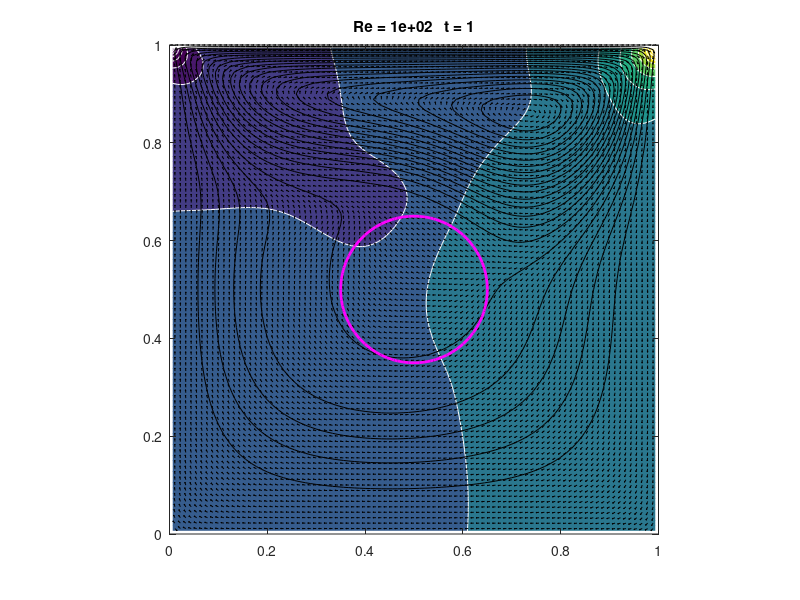

The MATLAB source for this figure:
function mit18086_navierstokes_MovingObs
%MIT18086_NAVIERSTOKES
%    Solves the incompressible Navier-Stokes equations in a
%    rectangular domain with prescribed velocities along the
%    boundary. The solution method is finite differencing on
%    a staggered grid with implicit diffusion and a Chorin
%    projection method for the pressure.
%    Visualization is done by a colormap-isoline plot for
%    pressure and normalized quiver and streamline plot for
%    the velocity field.
%    The standard setup solves a lid driven cavity problem.

% 07/2007 by Benjamin Seibold
%            http://www-math.mit.edu/~seibold/
% Feel free to modify for teaching and learning.
%-----------------------------------------------------------------------
Re = 1e2;     % Reynolds number
dt = 2e-3;    % time step
tf = 1;    % final time
lx = 1;       % width of box
ly = 1;       % height of box
nx = 90;      % number of x-gridpoints
ny = 90;      % number of y-gridpoints
obstacle='circle';  % 'circle'
xObs = 0.5; yObs = 0.5;   % Obstacle position
eta = 10^(-3);
nsteps = 10;  % number of steps with graphic output
%-----------------------------------------------------------------------
nt = ceil(tf/dt); dt = tf/nt;
x = linspace(0,lx,nx+1); hx = lx/nx;
y = linspace(0,ly,ny+1); hy = ly/ny;
[X,Y] = meshgrid(y,x);
%-----------------------------------------------------------------------
% initial conditions
U = zeros(nx-1,ny); V = zeros(nx,ny-1);
% boundary conditions
uN = x*0+1;    vN = avg(x)*0;
uS = x*0;      vS = avg(x)*0;
uW = avg(y)*0; vW = y*0;
uE = avg(y)*0; vE = y*0;
%-----------------------------------------------------------------------

Ubc = dt/Re*([2*uS(2:end-1)' zeros(nx-1,ny-2) 2*uN(2:end-1)']/hx^2+...
      [uW;zeros(nx-3,ny);uE]/hy^2);
Vbc = dt/Re*([vS' zeros(nx,ny-3) vN']/hx^2+...
      [2*vW(2:end-1);zeros(nx-2,ny-1);2*vE(2:end-1)]/hy^2);

fprintf('initialization')
Lp = kron(speye(ny),K1(nx,hx,1))+kron(K1(ny,hy,1),speye(nx));
Lp(1,1) = 3/2*Lp(1,1);
perp = symamd(Lp); Rp = chol(Lp(perp,perp)); Rpt = Rp';
Lu = speye((nx-1)*ny)+dt/Re*(kron(speye(ny),K1(nx-1,hx,2))+...
     kron(K1(ny,hy,3),speye(nx-1)));
peru = symamd(Lu); Ru = chol(Lu(peru,peru)); Rut = Ru';
Lv = speye(nx*(ny-1))+dt/Re*(kron(speye(ny-1),K1(nx,hx,3))+...
     kron(K1(ny-1,hy,2),speye(nx)));
perv = symamd(Lv); Rv = chol(Lv(perv,perv)); Rvt = Rv';
Lq = kron(speye(ny-1),K1(nx-1,hx,2))+kron(K1(ny-1,hy,2),speye(nx-1));
perq = symamd(Lq); Rq = chol(Lq(perq,perq)); Rqt = Rq';

fprintf(', time loop\n--20%%--40%%--60%%--80%%-100%%\n')
figure;
for k = 1:nt
    % Define Obstacle with time-dependent position
    xObsT = xObs + 0.25*sin(k*2*pi/nt);
    yObsT = yObs;
    %yObsT = xObs + 0.25*cos(k*2*pi/nt);
    switch lower(obstacle)
        case {'circle'}
            % Create level set function for circle, calculate its value on the
            % domain
            circ = @(x, y) sqrt(x.^2 + y.^2);
            phi = @(x, y) circ(x-xObsT, y-yObsT) - 0.15;
            phip = phi(X, Y);
       
            % Smoothed Indicator Function, calculate its value on the domain
            sig = 1*10^(-1);
            gauss = @(x, y, sig) exp(-(x.^2 + y.^2)./(sig.^2)); % gaussian centered at 0
            indFunc = gauss(mod(X, lx)-yObsT, mod(Y, ly)-xObsT, sig);
       
        otherwise
            disp('Unknown obstacle type !!!');
            return
    end
    
   % treat nonlinear terms
   gamma = min(1.2*dt*max(max(max(abs(U)))/hx,max(max(abs(V)))/hy),1);
   Ue = [uW;U;uE]; Ue = [2*uS'-Ue(:,1) Ue 2*uN'-Ue(:,end)];
   Ve = [vS' V vN']; Ve = [2*vW-Ve(1,:);Ve;2*vE-Ve(end,:)];
   Ua = avg(Ue')'; Ud = diff(Ue')'/2;
   Va = avg(Ve);   Vd = diff(Ve)/2;
   UVx = diff(Ua.*Va-gamma*abs(Ua).*Vd)/hx;
   UVy = diff((Ua.*Va-gamma*Ud.*abs(Va))')'/hy;
   Ua = avg(Ue(:,2:end-1));   Ud = diff(Ue(:,2:end-1))/2;
   Va = avg(Ve(2:end-1,:)')'; Vd = diff(Ve(2:end-1,:)')'/2;
   U2x = diff(Ua.^2-gamma*abs(Ua).*Ud)/hx;
   V2y = diff((Va.^2-gamma*abs(Va).*Vd)')'/hy;
   
   % Add obstacle penalization term to update U,V; match the array sizes
   U = U-dt*(UVy(2:end-1,:)+U2x + indFunc(2:end-1,1:end-1).*U./eta);
   V = V-dt*(UVx(:,2:end-1)+V2y + indFunc(1:end-1,2:end-1).*V./eta);
   
   % implicit viscosity
   rhs = reshape(U+Ubc,[],1);
   u(peru) = Ru\(Rut\rhs(peru));
   U = reshape(u,nx-1,ny);
   rhs = reshape(V+Vbc,[],1);
   v(perv) = Rv\(Rvt\rhs(perv));
   V = reshape(v,nx,ny-1);
   

   
   % pressure correction
   rhs = reshape(diff([uW;U;uE])/hx+diff([vS' V vN']')'/hy,[],1);
   p(perp) = -Rp\(Rpt\rhs(perp));
   P = reshape(p,nx,ny);
   U = U-diff(P)/hx;
   V = V-diff(P')'/hy;
   
   % visualization
   if floor(25*k/nt)>floor(25*(k-1)/nt), fprintf('.'), end
   if k==1||floor(nsteps*k/nt)>floor(nsteps*(k-1)/nt)
      % stream function
      rhs = reshape(diff(U')'/hy-diff(V)/hx,[],1);
      q(perq) = Rq\(Rqt\rhs(perq));
      Q = zeros(nx+1,ny+1);
      Q(2:end-1,2:end-1) = reshape(q,nx-1,ny-1);
      clf, contourf(avg(x),avg(y),P',20,'w-'), hold on
      contour(x,y,Q',20,'k-');
      Ue = [uS' avg([uW;U;uE]')' uN'];
      Ve = [vW;avg([vS' V vN']);vE];
      Len = sqrt(Ue.^2+Ve.^2+eps);
      quiver(x,y,(Ue./Len)',(Ve./Len)',.4,'k-')
      % Plot the obstacle boundary
      contour(X, Y, phip, [0 0], 'm', 'LineWidth', 2)
      hold off, axis equal, axis([0 lx 0 ly])
      p = sort(p); 
      caxis(p([8 end-7]))
      title(sprintf('Re = %0.1g   t = %0.2g',Re,k*dt))
      drawnow
   end
end
fprintf('\n')

%=======================================================================

function B = avg(A,k)
if nargin<2, k = 1; end
if size(A,1)==1, A = A'; end
if k<2, B = (A(2:end,:)+A(1:end-1,:))/2; else, B = avg(A,k-1); end
if size(A,2)==1, B = B'; end

function A = K1(n,h,a11)
% a11: Neumann=1, Dirichlet=2, Dirichlet mid=3;
A = spdiags([-1 a11 0;ones(n-2,1)*[-1 2 -1];0 a11 -1],-1:1,n,n)'/h^2;
